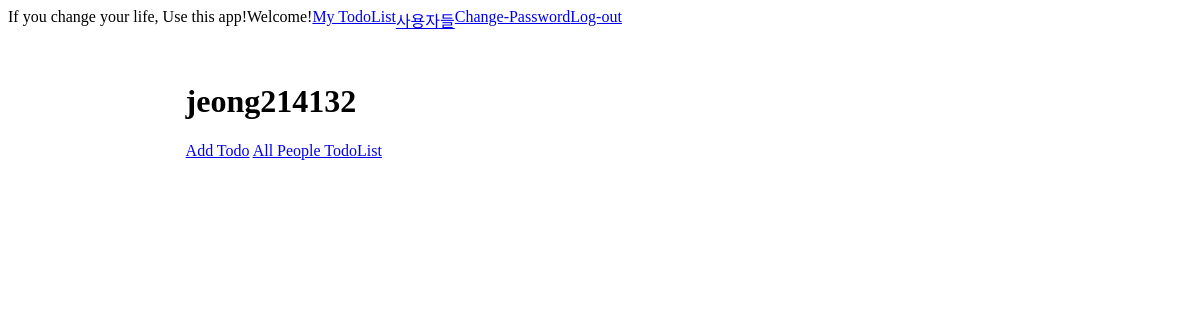
The app's page /post/my_post/ (signed in), older data.
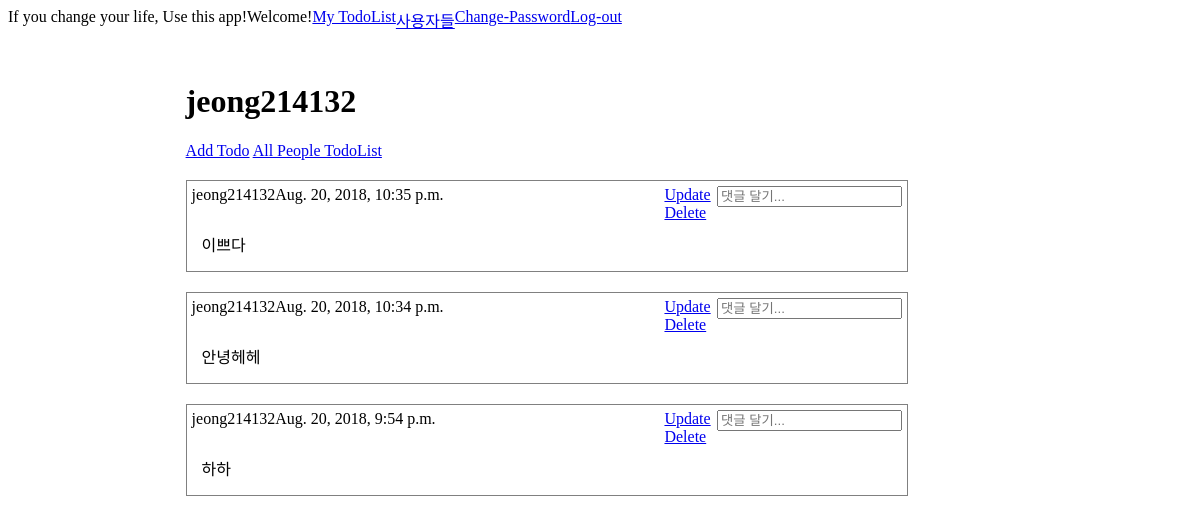
The same page, newer data.
### post/models.py (models this page shows, shortened)
class Post(models.Model):
    content = models.TextField('CONTENT')
    photo = models.ImageField(upload_to='post')
    create_date = models.DateTimeField('Create Date', auto_now_add=True)
    modify_date = models.DateTimeField('Modify Date', auto_now=True)
    owner = models.ForeignKey(User, null=True,  on_delete=models.CASCADE)
    class Meta:
        verbose_name = 'post'
        verbose_name_plural = 'posts'
        db_table  = 'my_post'#데이터베이스 테이블에서 이름을 정의, 지정 안하면 appname_classname 된다.
        ordering  = ('-modify_date',)

### post/views.py (the view)
def my_post_list(request):
    posts = Post.objects.filter(owner=request.user)
    comment_form = CommentForm()
    context = {
        'posts': posts,
        'comment_form': comment_form,
    }
    return render(request, 'post/my_post.html', context)

### post/forms.py (shortened to what this page needs)
class CommentForm(forms.ModelForm):
    class Meta:
        model = Comment
        fields = (
            'content',
        )
        widgets = {
            'content': forms.TextInput(
                attrs={
                    'class': 'content',
                    'placeholder': '댓글 달기...',
                }
            )
        }

### post/templates/post/my_post.html (shortened to what this page needs)
{% extends "base.html" %}
{% load staticfiles %}
{% block extrastyle %}{% static "css/todo.css" %}{% endblock %}
{% block content %}
<div class="body">
<div class="left">
</div>
<div class="content">
    <h1>{{user}}</h1>
    <a href="{% url 'post:add' %}">Add Todo</a>
    <a href="{% url 'post:index'%}">All People TodoList</a>
        {% for post in posts %}
        <div class="todo_list">
            <div class="todo">
                <div class="todo_owner">
                    {{ post.owner }}{{ post.modify_date}}
                </div>
                <div class="todo_photo">
                </div>
                <div class="todo_content">
                    {{ post.content }}
                </div>
            </div>
            <div class="todo_UD">
                {% if user == post.owner %}
	                <a href="{% url 'post:update' post.id %}">Update</a>
                    <a href="{% url 'post:delete' post.id %}">Delete</a>
	            {% endif %}
            </div>
               <form action="{% url 'post:comment_create' post_pk=post.pk %}" method="POST" class="comment-form">
				<input type="text" name="content" placeholder="댓글 달기...">
			    </form>
        </div>
        {% endfor %}
</div>
<div class="right">
</div>
</div>
{% endblock %}

Row changes from the older to the newer data that the page shows:
added Post: owner "jeong214132", modify_date "Aug. 20, 2018, 10:35 p.m.", content "이쁘다", shows "Update"
added Post: owner "jeong214132", modify_date "Aug. 20, 2018, 10:34 p.m.", content "안녕헤헤", shows "Update"
added Post: owner "jeong214132", modify_date "Aug. 20, 2018, 9:54 p.m.", content "하하", shows "Update"
